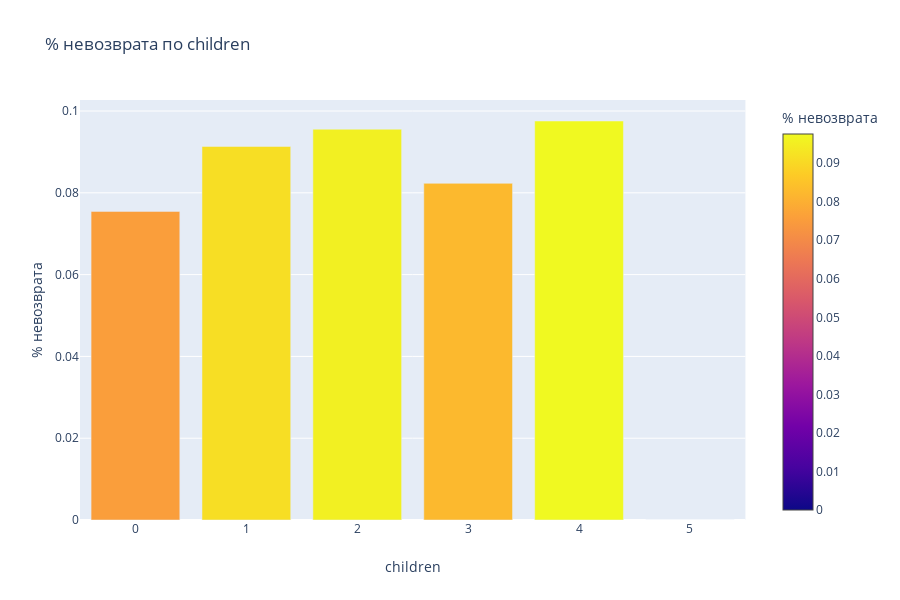
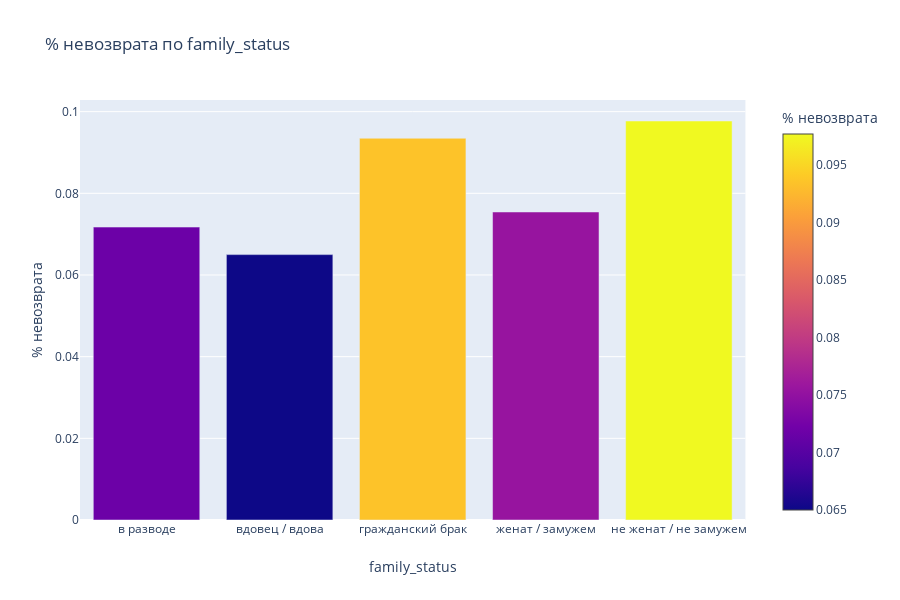

Notebook code for these charts, in order:
### Code cell
# можно пробежаться циклом по интересующим столбцам

features = ['children', 'family_status']

for col in features:
    
    pivot(data, col)

### Figure 1 — Plotly figure (JSON) as saved in the notebook; plotly's stock layout.template omitted (floating-point values rounded to 4 significant figures)
{"data": [{"alignmentgroup": "True", "hoverlabel": {"namelength": 0}, "hovertemplate": "children=%{x}<br>% невозврата=%{marker.color}", "legendgroup": "", "marker": {"color": [0.07546, 0.09134, 0.09555, 0.08232, 0.09756, 0], "coloraxis": "coloraxis"}, "name": "", "offsetgroup": "", "orientation": "v", "showlegend": false, "textposition": "auto", "type": "bar", "x": [0, 1, 2, 3, 4, 5], "xaxis": "x", "y": [0.07546, 0.09134, 0.09555, 0.08232, 0.09756, 0], "yaxis": "y"}], "layout": {"barmode": "relative", "coloraxis": {"colorbar": {"title": {"text": "% невозврата"}}, "colorscale": [[0, "#0d0887"], [0.1111, "#46039f"], [0.2222, "#7201a8"], [0.3333, "#9c179e"], [0.4444, "#bd3786"], [0.5556, "#d8576b"], [0.6667, "#ed7953"], [0.7778, "#fb9f3a"], [0.8889, "#fdca26"], [1, "#f0f921"]]}, "height": 600, "legend": {"tracegroupgap": 0}, "title": {"text": "% невозврата по children"}, "xaxis": {"anchor": "y", "domain": [0, 0.98], "title": {"text": "children"}}, "yaxis": {"anchor": "x", "domain": [0, 1], "title": {"text": "% невозврата"}}}}

### Figure 2 — Plotly figure (JSON) as saved in the notebook; plotly's stock layout.template omitted (floating-point values rounded to 4 significant figures)
{"data": [{"alignmentgroup": "True", "hoverlabel": {"namelength": 0}, "hovertemplate": "family_status=%{x}<br>% невозврата=%{marker.color}", "legendgroup": "", "marker": {"color": [0.07173, 0.06499, 0.09349, 0.07543, 0.09771], "coloraxis": "coloraxis"}, "name": "", "offsetgroup": "", "orientation": "v", "showlegend": false, "textposition": "auto", "type": "bar", "x": ["в разводе", "вдовец / вдова", "гражданский брак", "женат / замужем", "не женат / не замужем"], "xaxis": "x", "y": [0.07173, 0.06499, 0.09349, 0.07543, 0.09771], "yaxis": "y"}], "layout": {"barmode": "relative", "coloraxis": {"colorbar": {"title": {"text": "% невозврата"}}, "colorscale": [[0, "#0d0887"], [0.1111, "#46039f"], [0.2222, "#7201a8"], [0.3333, "#9c179e"], [0.4444, "#bd3786"], [0.5556, "#d8576b"], [0.6667, "#ed7953"], [0.7778, "#fb9f3a"], [0.8889, "#fdca26"], [1, "#f0f921"]]}, "height": 600, "legend": {"tracegroupgap": 0}, "title": {"text": "% невозврата по family_status"}, "xaxis": {"anchor": "y", "domain": [0, 0.98], "title": {"text": "family_status"}}, "yaxis": {"anchor": "x", "domain": [0, 1], "title": {"text": "% невозврата"}}}}
